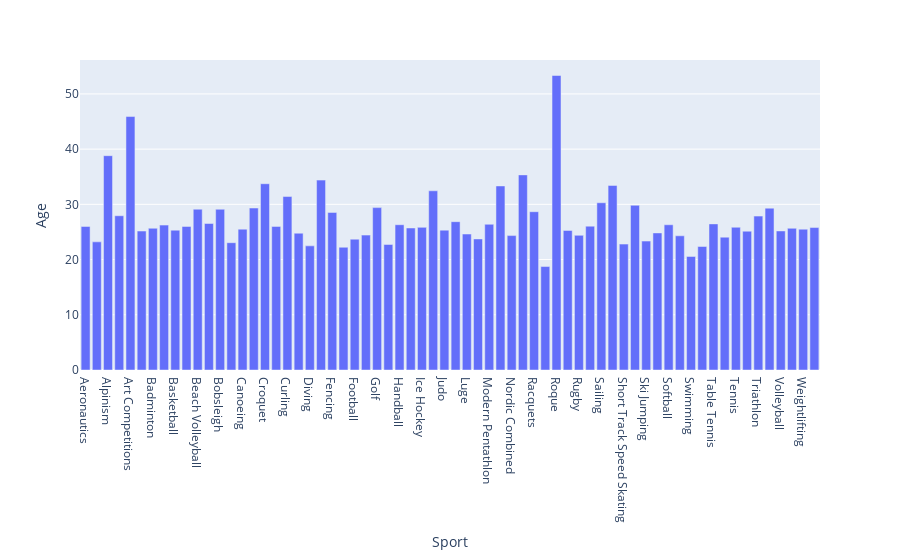

The notebook cell this image was saved under:
### Code cell
px.bar(grouped, grouped["Sport"],grouped["Age"] , orientation='v')

### Figure 1 — Plotly figure (JSON) as saved in the notebook; plotly's stock layout.template omitted (floating-point values rounded to 4 significant figures)
{"data": [{"alignmentgroup": "True", "hovertemplate": "Sport=%{x}<br>Age=%{y}<extra></extra>", "legendgroup": "", "marker": {"color": "#636efa"}, "name": "", "offsetgroup": "", "orientation": "v", "showlegend": false, "textposition": "auto", "type": "bar", "x": ["Aeronautics", "Alpine Skiing", "Alpinism", "Archery", "Art Competitions", "Athletics", "Badminton", "Baseball", "Basketball", "Basque Pelota", "Beach Volleyball", "Biathlon", "Bobsleigh", "Boxing", "Canoeing", "Cricket", "Croquet", "Cross Country Skiing", "Curling", "Cycling", "Diving", "Equestrianism", "Fencing", "Figure Skating", "Football", "Freestyle Skiing", "Golf", "Gymnastics", "Handball", "Hockey", "Ice Hockey", "Jeu De Paume", "Judo", "Lacrosse", "Luge", "Military Ski Patrol", "Modern Pentathlon", "Motorboating", "Nordic Combined", "Polo", "Racquets", "Rhythmic Gymnastics", "Roque", "Rowing", "Rugby", "Rugby Sevens", "Sailing", "Shooting", "Short Track Speed Skating", "Skeleton", "Ski Jumping", "Snowboarding", "Softball", "Speed Skating", "Swimming", "Synchronized Swimming", "Table Tennis", "Taekwondo", "Tennis", "Trampolining", "Triathlon", "Tug-Of-War", "Volleyball", "Water Polo", "Weightlifting", "Wrestling"], "xaxis": "x", "y": [26, 23.21, 38.81, 27.94, 45.9, 25.16, 25.67, 26.24, 25.32, 26, 29.12, 26.53, 29.11, 23.05, 25.5, 29.33, 33.73, 26.01, 31.41, 24.77, 22.48, 34.39, 28.54, 22.23, 23.69, 24.43, 29.41, 22.73, 26.31, 25.72, 25.83, 32.45, 25.33, 26.86, 24.63, 23.74, 26.39, 33.33, 24.34, 35.33, 28.67, 18.74, 53.33, 25.28, 24.39, 26.05, 30.29, 33.42, 22.8, 29.83, 23.35, 24.83, 26.3, 24.3, 20.57, 22.37, 26.46, 24.06, 25.85, 25.14, 27.87, 29.31, 25.18, 25.66, 25.5, 25.8], "yaxis": "y"}], "layout": {"barmode": "relative", "legend": {"tracegroupgap": 0}, "margin": {"t": 60}, "xaxis": {"anchor": "y", "domain": [0, 1], "title": {"text": "Sport"}}, "yaxis": {"anchor": "x", "domain": [0, 1], "title": {"text": "Age"}}}}
